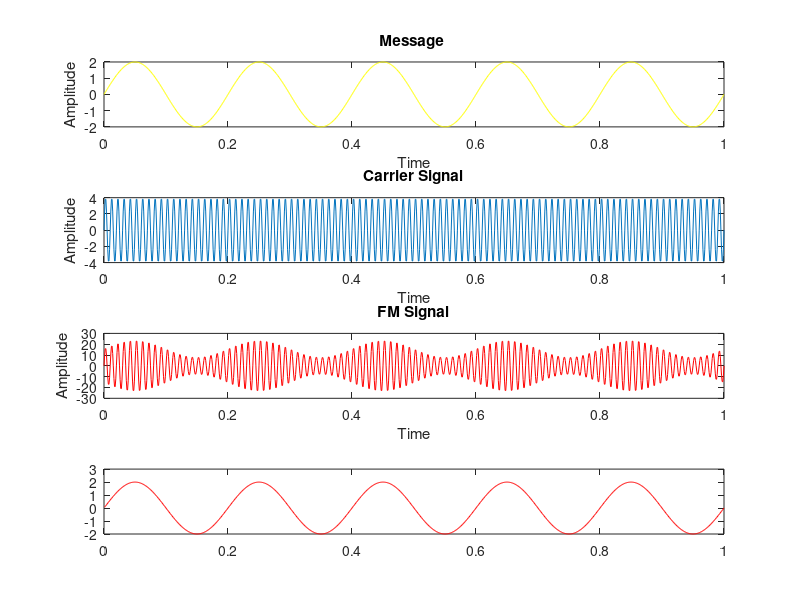

Reproduce this figure in MATLAB.
clc;
clear;
close all;

%  Amplitude modulation

Am=2;
Ac=4;
fm=5;
fc=100;

t = 0:0.001:1; %upto 1000 samples
msg = Am*sin(2*pi*fm*t);

subplot(4,1,1);
plot(t,msg,'y');
hold on;
xlabel('Time');
ylabel('Amplitude');
title('Message ');

carrier = Ac*sin(2*pi*fc*t);
subplot(4,1,2);
plot(t,carrier);
xlabel('Time');
ylabel('Amplitude');
title('Carrier Signal');

y = (Ac+msg).*carrier;
subplot(4,1,3);
plot(t,y,'r');
xlabel('Time');
ylabel('Amplitude');
title('FM Signal');
% figure(2)
demod=(y./carrier)-Ac;
subplot(4,1,4);
plot(t,demod,'r');
